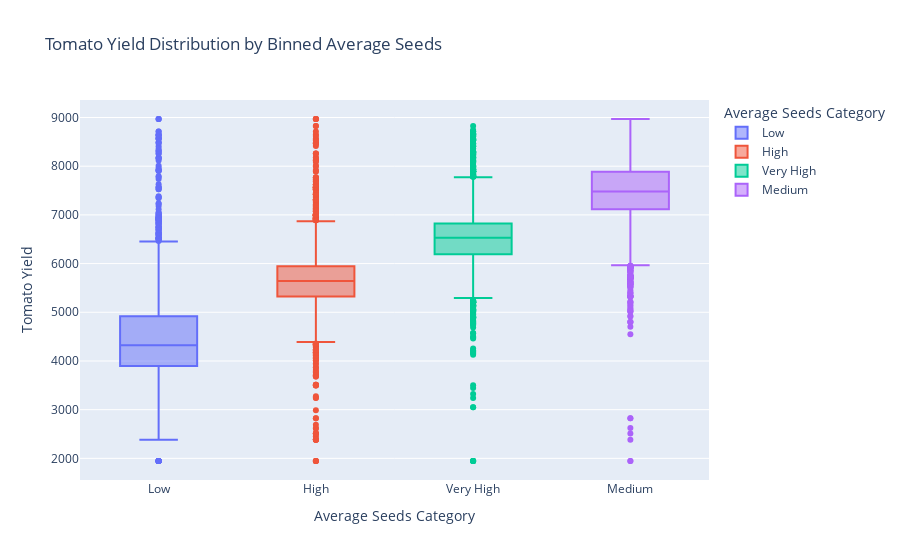

The cell this chart's notebook holds for it:
### Code cell
df["average_seeds_binned"] = pd.qcut(df["average_seeds"], q=4, labels=["Low", "High", "Very High", "Medium"])

fig = px.box(
    df, 
    x="average_seeds_binned", 
    y="tomato_yield", 
    points="outliers",  # Shows only outliers
    title="Tomato Yield Distribution by Binned Average Seeds",
    labels={"average_seeds_binned": "Average Seeds Category", "tomato_yield": "Tomato Yield"},
    color="average_seeds_binned"
)
pio.renderers.default = "vscode"
fig.show()

### Figure 1 — Plotly figure (JSON) as saved in the notebook; plotly's stock layout.template omitted (floating-point values rounded to 4 significant figures; data arrays with more than 128 entries replaced by an {"elided": "..."} marker saying what was removed)
{"data": [{"alignmentgroup": "True", "boxpoints": "outliers", "hovertemplate": "Average Seeds Category=%{x}<br>Tomato Yield=%{y}<extra></extra>", "legendgroup": "Low", "marker": {"color": "#636efa"}, "name": "Low", "notched": false, "offsetgroup": "Low", "orientation": "v", "showlegend": true, "type": "box", "x": {"elided": "3824 str values"}, "x0": " ", "xaxis": "x", "y": {"elided": "3824 float values"}, "y0": " ", "yaxis": "y"}, {"alignmentgroup": "True", "boxpoints": "outliers", "hovertemplate": "Average Seeds Category=%{x}<br>Tomato Yield=%{y}<extra></extra>", "legendgroup": "High", "marker": {"color": "#EF553B"}, "name": "High", "notched": false, "offsetgroup": "High", "orientation": "v", "showlegend": true, "type": "box", "x": {"elided": "3823 str values"}, "x0": " ", "xaxis": "x", "y": {"elided": "3823 float values"}, "y0": " ", "yaxis": "y"}, {"alignmentgroup": "True", "boxpoints": "outliers", "hovertemplate": "Average Seeds Category=%{x}<br>Tomato Yield=%{y}<extra></extra>", "legendgroup": "Very High", "marker": {"color": "#00cc96"}, "name": "Very High", "notched": false, "offsetgroup": "Very High", "orientation": "v", "showlegend": true, "type": "box", "x": {"elided": "3828 str values"}, "x0": " ", "xaxis": "x", "y": {"elided": "3828 float values"}, "y0": " ", "yaxis": "y"}, {"alignmentgroup": "True", "boxpoints": "outliers", "hovertemplate": "Average Seeds Category=%{x}<br>Tomato Yield=%{y}<extra></extra>", "legendgroup": "Medium", "marker": {"color": "#ab63fa"}, "name": "Medium", "notched": false, "offsetgroup": "Medium", "orientation": "v", "showlegend": true, "type": "box", "x": {"elided": "3809 str values"}, "x0": " ", "xaxis": "x", "y": {"elided": "3809 float values"}, "y0": " ", "yaxis": "y"}], "layout": {"boxmode": "overlay", "legend": {"title": {"text": "Average Seeds Category"}, "tracegroupgap": 0}, "title": {"text": "Tomato Yield Distribution by Binned Average Seeds"}, "xaxis": {"anchor": "y", "categoryarray": ["Low", "High", "Very High", "Medium"], "categoryorder": "array", "domain": [0, 1], "title": {"text": "Average Seeds Category"}}, "yaxis": {"anchor": "x", "domain": [0, 1], "title": {"text": "Tomato Yield"}}}}
